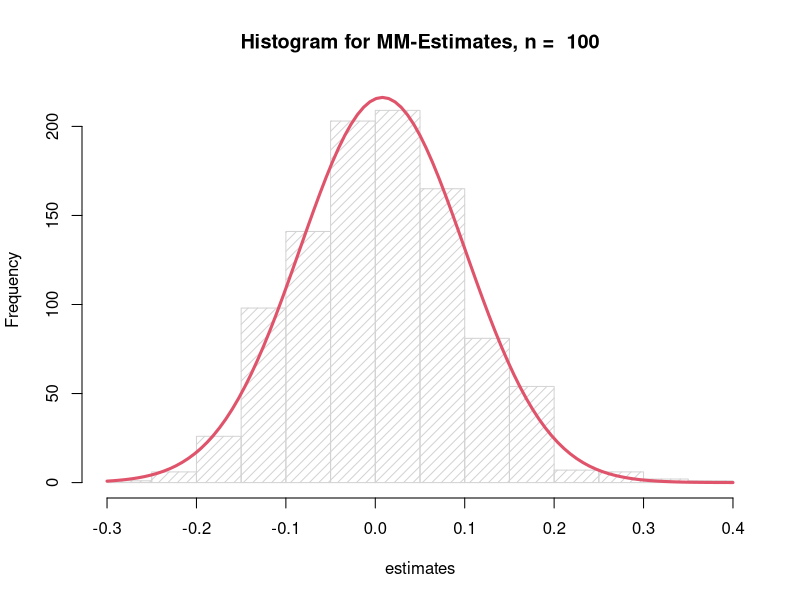
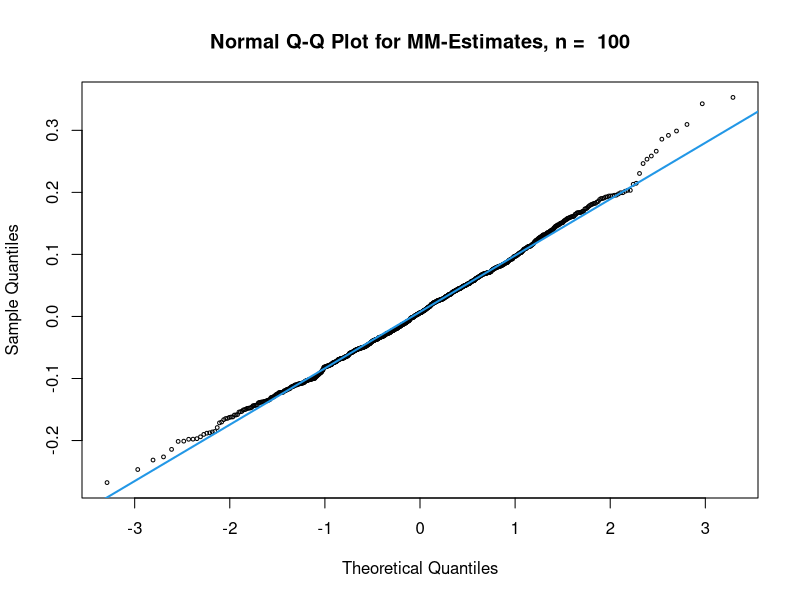
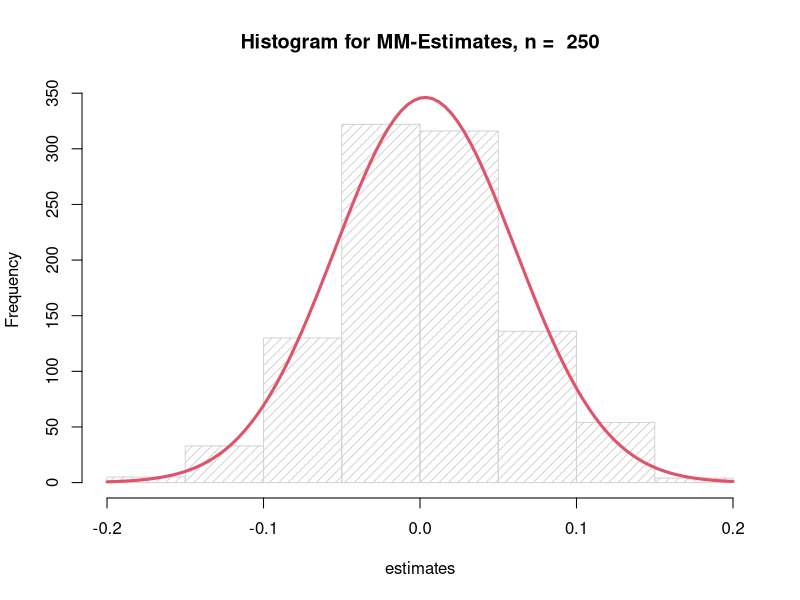
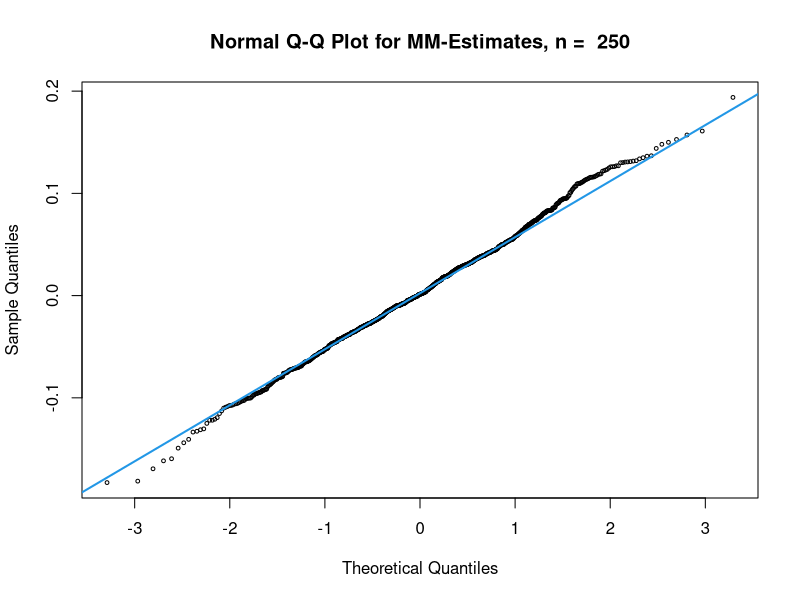
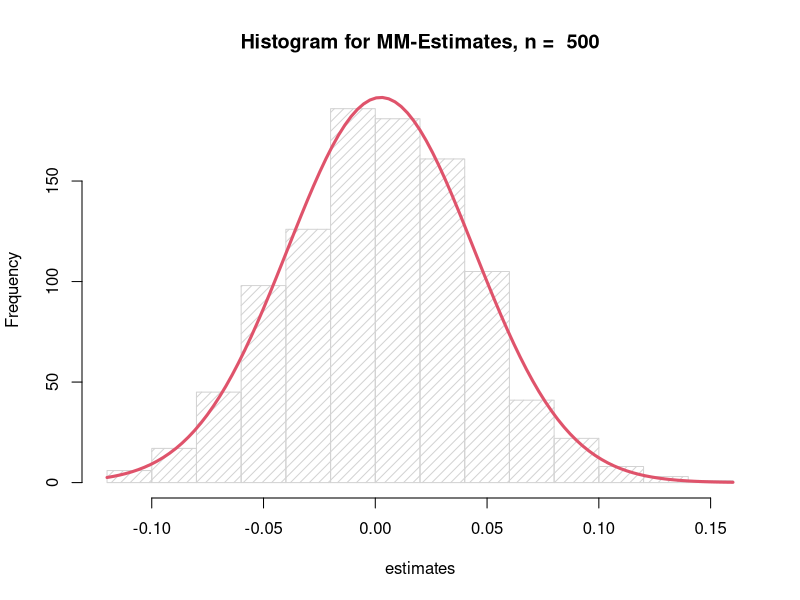
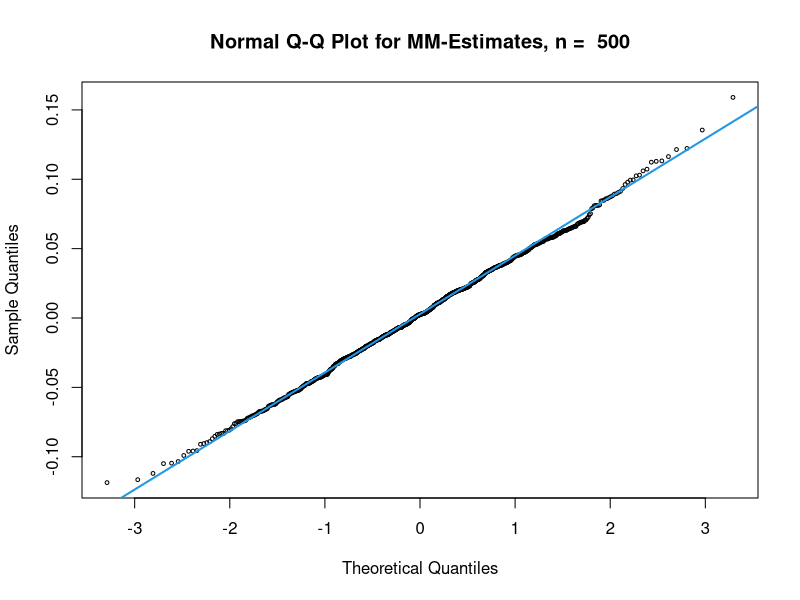
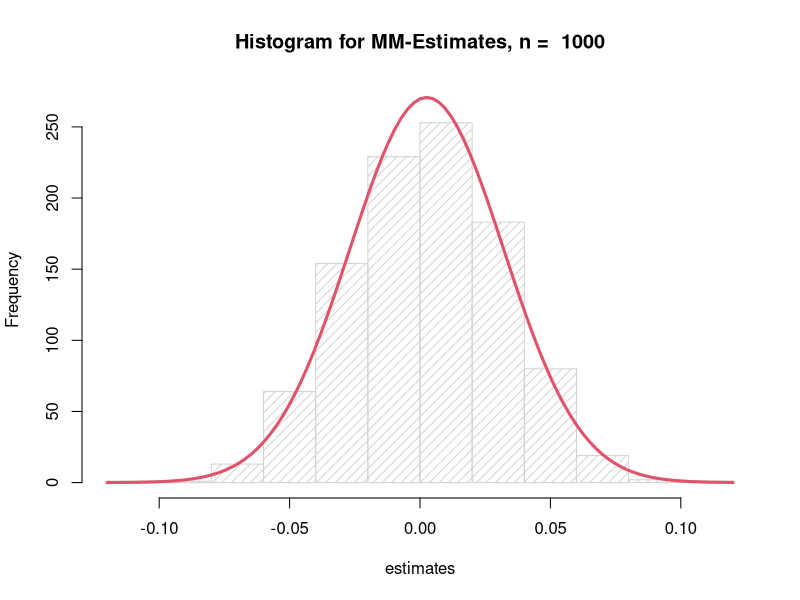
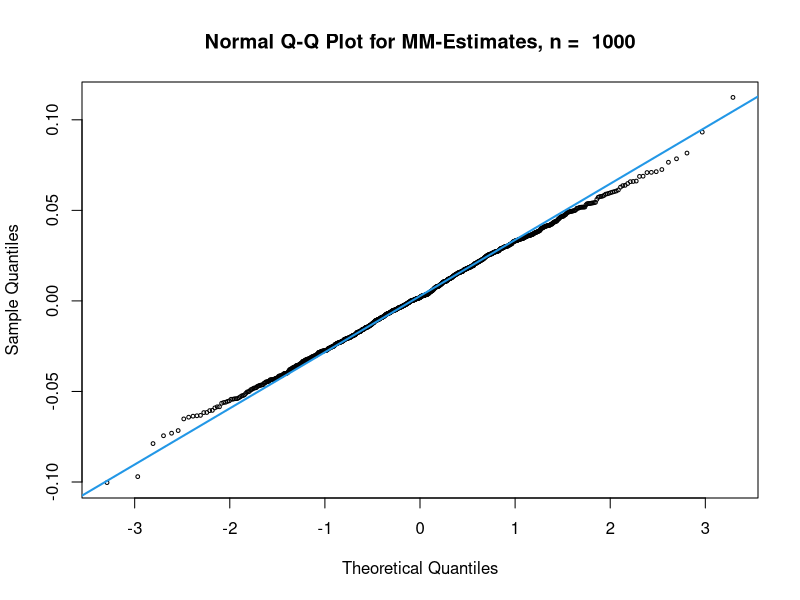

Reproduce these figures in R, in order.
global.seed <- 1 #.89

rgaussmixt <- function(n, mu.1, mu.2, s.1, s.2, p)
{
  ind <- sample(c(1,2), n, replace = T, prob = c(p, 1 - p))
  u.sample <- rnorm(n, mean = c(mu.1, mu.2)[ind], sd = c(s.1, s.2)[ind])
}

norm.2.moment <- function(mu, sigma)
{
  # M[Y^2], Y ~ N(mu, sigma^2)
  mu^2 + sigma^2
}

norm.4.moment <- function(mu, sigma)
{
  # M[Y^4], Y ~ N(mu, sigma^2)
  mu^4 + 6*mu^2*sigma^2 + 3*sigma^4
}

est.mm <- function(x, mu.1, mu.2, sigma.2, p)
{
  # p*f_{N(1, theta^2)} + (1-p)*f_{N(0, 0.75^2)} => MM for theta^2
  mean(x^2)/p - (1-p)/p * (sigma.2^2 + mu.2^2) - mu.1^2
}

asympt.var <- function(theta, mu.1, mu.2, sigma.2, p)
{
  # Коефіцієнт розсіювання за теоретичною формулою
  # D[h(X)]/(H'(theta))^2
  m.x.4 <- norm.4.moment(mu.1, theta) * p + norm.4.moment(mu.2, sigma.2) * (1 - p)
  m.x.2.sq <- (p * norm.2.moment(mu.1, theta) + (1 - p) * norm.2.moment(mu.2, sigma.2))^2
  (m.x.4 - m.x.2.sq)/p^2
}

generate.estimates <- function(theta, mu.1, mu.2, sigma.2, p, n, B)
{
  set.seed(global.seed)
  # Коефіцієнт розсіювання за допомогою генерування вибірок із суміші 
  # з компонентами N(1, theta^2), N(0, 0.75^2) [тут theta - відоме]
  estimates <- numeric(B)
  for(j in 1:B)
  {
    x.mxt <- rgaussmixt(n, mu.1, mu.2, theta, sigma.2, p)
    estimates[j] <- est.mm(x.mxt, mu.1, mu.2, sigma.2, p)
  }
  estimates
}

combine.mm.var.calc <- function(theta, mu.1, mu.2, sigma.2, p, n, B, plot = T)
{
  # Обчислення коеф. розсіювання двома способами
  estimates <- generate.estimates(theta, mu.1, mu.2, sigma.2, p, n, B)
  theor.val <- asympt.var(theta, mu.1, mu.2, sigma.2, p)
  
  m.e <- mean(estimates)
  v.e <- var(estimates)
  
  obtnd.val <- n * v.e
  obtnd.bias <- sqrt(n) * (m.e - theta^2)
  
  if(plot)
  {
    # histogram of abs freq
    hist.data <- hist(estimates, plot = F)
    delta <- diff(hist.data$breaks)[1]
    
    peak <- dnorm(m.e, mean = m.e, sd = v.e^0.5) * B * delta
    
    plot(hist.data, ylim = c(0, max(peak, hist.data$counts)), 
         density = 15, main = paste("Histogram for MM-Estimates, n = ", n))
    curve(dnorm(x, mean = m.e, sd = v.e^0.5) * B * delta, 
          add = T, col = 2, lwd = 3)
    
    #hist.data <- hist(sqrt(n) * (estimates - theta^2), plot = F)
    #delta <- diff(hist.data$breaks)[1]
    
    #peak <- dnorm(m.e, mean = m.e, sd = theor.val^0.5) * B * delta
    
    #plot(hist.data, ylim = c(0, max(peak, hist.data$counts)), 
    #     density = 15, main = "Histogram for sqrt(n)*(x_n - theta^2)")
    #curve(dnorm(x, mean = 0, sd = theor.val^0.5) * B * delta, 
    #      add = T, col = 7, lwd = 3)
    
    # qq - plot for mm-estimates
    qqnorm(estimates, cex = 0.5, 
           main = paste("Normal Q-Q Plot for MM-Estimates, n = ", n))
    qqline(estimates, col = 4, lwd = 2)
  }
  
  print(paste("n:", n))
  print(paste("theoretical:", theor.val))
  print(paste("obtained:", obtnd.val))
  print(paste("bias:", obtnd.bias))
  
  list(
    est.array = estimates,
    th.v = theor.val, 
    ob.val = obtnd.val,
    ob.bias = obtnd.bias
  )
}

# Тимчасова функція, просто я морально не готовий переписувати частину коду
asympt.var.bicycle <- function(theta.sq, mu.1, mu.2, sigma.2, p)
{
  # Коефіцієнт розсіювання за теоретичною формулою
  # D[h(X)]/(H'(theta))^2
  m.x.4 <- (mu.1^4 + 6*mu.1^2*theta.sq + 3*theta.sq^2) * p + norm.4.moment(mu.2, sigma.2) * (1 - p)
  m.x.2.sq <- (p * (mu.1^2 + theta.sq) + (1 - p) * norm.2.moment(mu.2, sigma.2))^2
  (m.x.4 - m.x.2.sq)/p^2
}

# Підрахунок асимптотичного інтервалу за вибіркою та заданим alpha
conf.interval.mm <- function(x, mu.1, mu.2, s.2, p, alpha = 0.05)
{
  mm.estimate <- est.mm(x, mu.1, mu.2, s.2, p)
  quant.norm <- qnorm(1 - alpha/2)
  asympt.v <- asympt.var.bicycle(mm.estimate, mu.1, mu.2, s.2, p)
  c.interval <- mm.estimate + c(-1,1) * quant.norm * sqrt(
    asympt.v/length(x)
  )
  c.interval
}

#####

given.mu.1 <- 1
given.mu.2 <- 0
given.sigma.2 <- 0.75
given.p <- 0.6
true.theta <- 0.05

v.array <- c()
n.array <- c(100, 250, 500, 1000, 2000, 5000, 10000)
for(N in n.array)
{
  v.array <- c(v.array, combine.mm.var.calc(
    true.theta, given.mu.1, given.mu.2, given.sigma.2, given.p, 
    n = N, B = 1000, plot = T
  )$ob.val)
}
plot(n.array, v.array, type = "l", xlab = "n", ylab = "var", log = "xy")
abline(a = log(asympt.var(
  true.theta, given.mu.1, given.mu.2, given.sigma.2, given.p), 10), 
  b = 0, col = 2, lwd = 2
)
grid()

# confidence interval + bootstrap

N <- 2000
B <- 1000

counts <- c()

for(i in 1:B)
{
  u.mxt <- rgaussmixt(
    N, given.mu.1, given.mu.2, true.theta, given.sigma.2, given.p
  )
  intervals <- conf.interval.mm(
    u.mxt, given.mu.1, given.mu.2, given.sigma.2, given.p, alpha = 0.05
  )
  counts <- c(counts, 
              intervals[1] < true.theta^2 && true.theta^2 < intervals[2])
}

print(1 - mean(counts))
